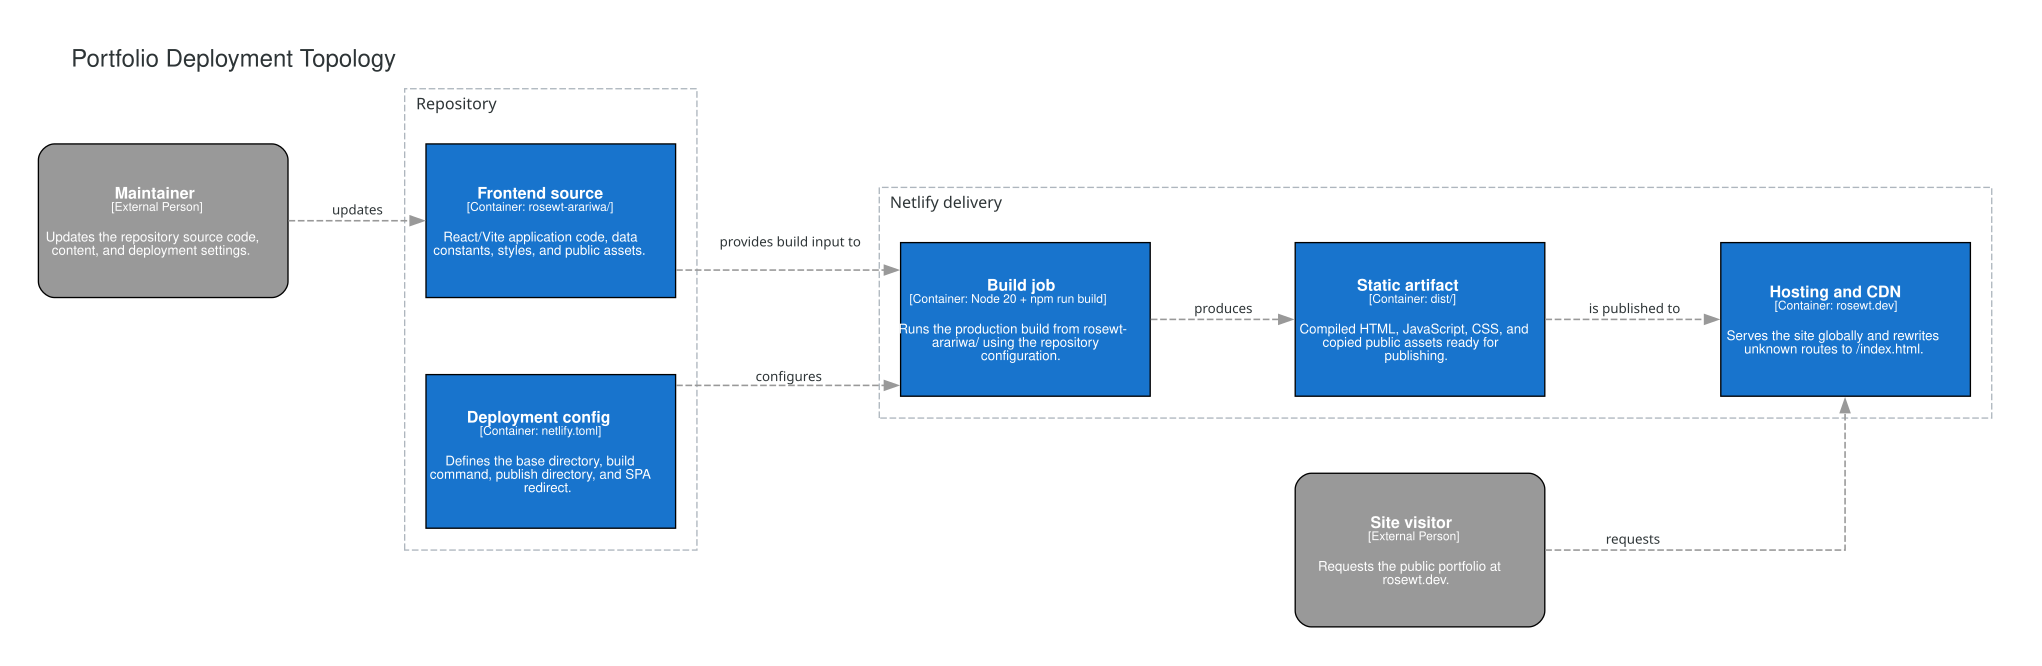

Write Python code to recreate this figure.
from diagrams import Diagram
from diagrams.c4 import Container, Person, Relationship, SystemBoundary

from common import EDGE_ATTR, GRAPH_ATTR, NODE_ATTR, OUTPUT_FORMAT


with Diagram(
    "Portfolio Deployment Topology",
    filename="deployment",
    direction="LR",
    outformat=OUTPUT_FORMAT,
    show=False,
    graph_attr=GRAPH_ATTR,
    node_attr=NODE_ATTR,
    edge_attr=EDGE_ATTR,
):
    maintainer = Person(
        "Maintainer",
        "Updates the repository source code, content, and deployment settings.",
        external=True,
    )
    visitor = Person(
        "Site visitor",
        "Requests the public portfolio at rosewt.dev.",
        external=True,
    )

    with SystemBoundary("Repository"):
        source = Container(
            "Frontend source",
            "rosewt-arariwa/",
            "React/Vite application code, data constants, styles, and public assets.",
        )
        config = Container(
            "Deployment config",
            "netlify.toml",
            "Defines the base directory, build command, publish directory, and SPA redirect.",
        )

    with SystemBoundary("Netlify delivery"):
        build = Container(
            "Build job",
            "Node 20 + npm run build",
            "Runs the production build from rosewt-arariwa/ using the repository configuration.",
        )
        artifact = Container(
            "Static artifact",
            "dist/",
            "Compiled HTML, JavaScript, CSS, and copied public assets ready for publishing.",
        )
        hosting = Container(
            "Hosting and CDN",
            "rosewt.dev",
            "Serves the site globally and rewrites unknown routes to /index.html.",
        )

    maintainer >> Relationship("updates") >> source
    source >> Relationship("provides build input to") >> build
    config >> Relationship("configures") >> build
    build >> Relationship("produces") >> artifact
    artifact >> Relationship("is published to") >> hosting
    visitor >> Relationship("requests") >> hosting
